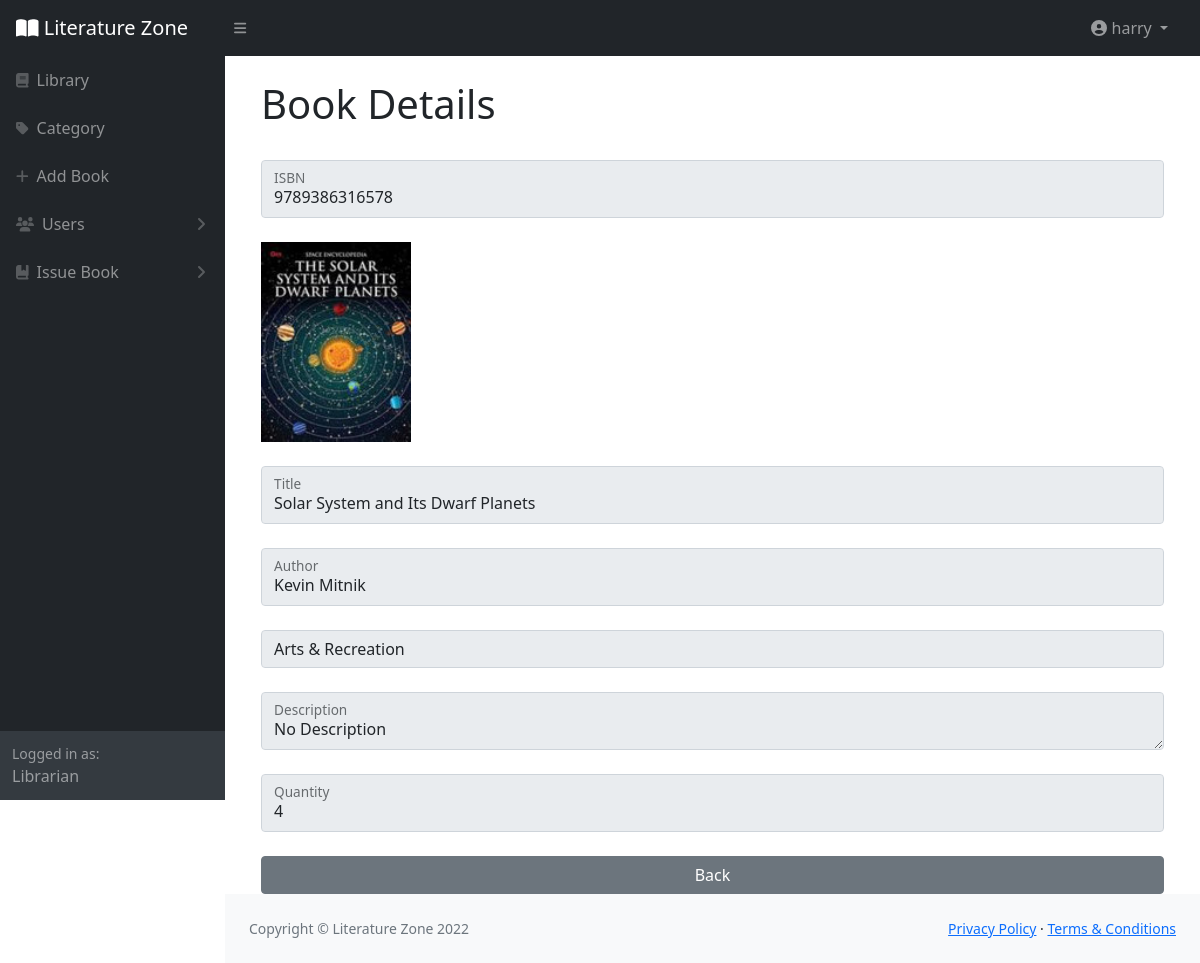
/BookDetail.php?BookID=1 (signed in), run on the app's committed database.
### tables this page shows
CREATE TABLE `book` (
  `BookID` int(11) NOT NULL,
  `ISBN` varchar(17) NOT NULL,
  `BookImage` varchar(255) NOT NULL,
  `BookTitle` varchar(200) NOT NULL,
  `Author` varchar(50) NOT NULL,
  `CategoryID` int(11) NOT NULL,
  `Description` longtext NOT NULL,
  `Quantity` int(11) NOT NULL
);

### BookDetail.php (the view, shortened to what this page needs)
<?php
    include("connect.php");
    $BookID=$_GET['BookID'];
    $select="SELECT book.ISBN,book.BookImage,book.BookTitle,book.Author, category.CategoryType,book.Description,book.Quantity FROM book
    INNER JOIN category ON book.CategoryID=category.CategoryID
            WHERE BookID='$BookID'";
    $result=mysqli_query($connect,$select);
    $callvalue=mysqli_fetch_assoc($result);
    $selectcategory="SELECT * FROM category";
    $resultcategory=mysqli_query($connect,$selectcategory);
?>
<!DOCTYPE html>
<html lang="en">
    <head>
        <link href="https://cdn.jsdelivr.net/npm/simple-datatables@latest/dist/style.css" rel="stylesheet" />
        <link href="css/styles.css" rel="stylesheet" />
        <link rel="stylesheet" type="text/css" href="css/all.min.css">
    </head>
    <body class="sb-nav-fixed">
        <?php include("LibrarianHeader.php");?>
        <?php include("LibrarianSidebar.php") ?>
            <div id="layoutSidenav_content">
                <main>
                    <div class="container-fluid px-4">
                    	<div class="container">
                    	<form action="" method="POST" enctype="multipart/form-data">
                        <h1 class="mt-4">Book Details</h1><br>
                        <div class="form-floating mb-3 mb-md-0">
                        	<input type="number" class="form-control" name="isbn" placeholder="isbn"  value="<?= $callvalue['ISBN'] ?>" disabled>
                                                        <label for="Category">ISBN</label>
                                                    </div>
                                                    <div>
<br><img src="uploads/<?php echo $callvalue['BookImage']; ?>" id="output" width="150" height="200">
                                                    </div><br>
                                                    <div class="form-floating mb-3 mb-md-0">
                                                        <input type="text" class="form-control" name="booktitle" placeholder="title"  value="<?= $callvalue['BookTitle'] ?>" disabled>
                                                        <label for="Category">Title</label>
                                                    </div><br>
                                                    <div class="form-floating mb-3 mb-md-0">
                                                        <input type="text" class="form-control" name="author" placeholder="author"  value="<?= $callvalue['Author'] ?>" disabled>
                                                        <label for="Category">Author</label>
                                                    </div><br>
                                                    <div class="form-floating mb-3 mb-md-0">
                                                        <div>
                                                            <select name="category" class="form-control" disabled>
                <?php while ($row = mysqli_fetch_array($resultcategory)):;?>
                <option value="<?php echo $row[0];?>"><?= $callvalue['CategoryType'] ?></option>
                <?php endwhile; ?>
            </select></div>
                                                    </div><br>
                                                    <div class="form-floating mb-3 mb-md-0">
                                                        <textarea class="form-control" name="description" placeholder="description" disabled><?= $callvalue['Description'] ?></textarea>
                                                        <label for="Category">Description</label>
                                                    </div><br>
                                                    <div class="form-floating mb-3 mb-md-0">
                                                        <input type="number" class="form-control" name="quantity" placeholder="quantity"  value="<?= $callvalue['Quantity'] ?>" disabled>
                                                        <label for="Category">Quantity</label>
                                                    </div>
                                                    <div class="mt-4 mb-0">
                                                <div class="d-grid">
                                                    <input type="button" class="btn btn-secondary btn-block" onclick="history.back();" value="Back">
                                            </div>
                                            </div></form>
                        </div>
                </main>
                <?php include("Footer.php"); ?>
            </div>
        </div>
    </body>
</html>

### data on the page
book: isbn "9789386316578", BookImage (picture), booktitle "Solar System and Its Dwarf Planets", author "Kevin Mitnik", description "No Description", quantity "4"

### other printed values
$_SESSION["Username"] "harry"
form field category "Arts & Recreation"
